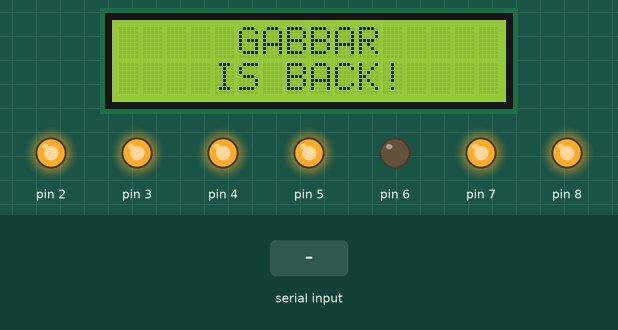
Recording of a sketch running on a simulated Arduino Mega 2560, built with avr-gcc and run on an emulated ATmega2560. On the bench: 16×2 character LCD, output pins drawn as LEDs (lit = HIGH). The test bench sets the inputs (shaded band). Storage starts empty; the audio player accepts every command and is not drawn; what the sketch prints to the serial monitor is not drawn.

Above: at 1.2 s.
1.3 s: "*Gabbar let's party" received over Serial
At 2.3 s:
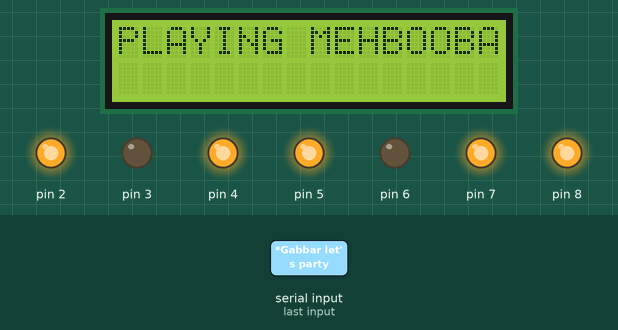
4.3 s: "*Gabbar lights on" received over Serial
At 7.1 s:
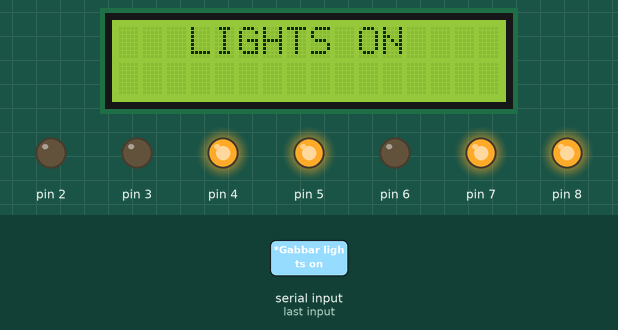
7.3 s: "*Gabbar turn on fan" received over Serial
At 9.1 s:
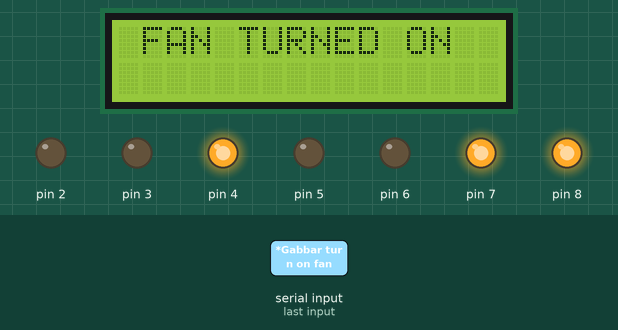
9.4 s: "*Gabbar stop" received over Serial
At 10.3 s:
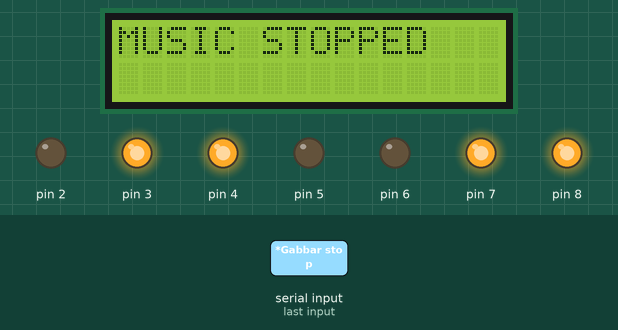
11.0 s: "*Gabbar turn off fan" received over Serial
At 12.2 s:
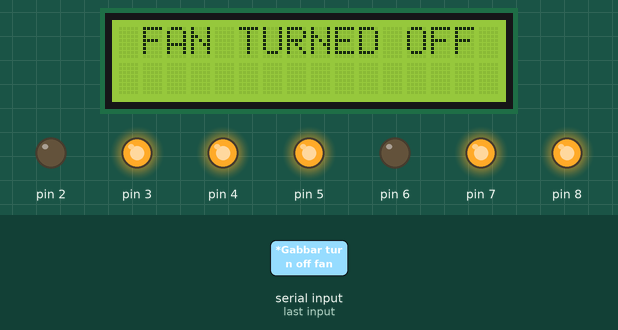
Timing chart, 0 to 13.7 s (numbered marks = the images above; inputs shaded):
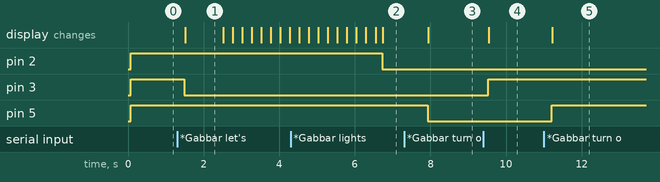

The sketch:

GabbarVoiceAssistant.ino
```cpp
//GABBAR - A Voice Assistant [B7-6CSE07]

#include <Wire.h>
#include <LiquidCrystal_I2C.h>
#include <SD.h>
#include <TMRpcm.h>
#include <SPI.h>

#define SD_ChipSelectPin 53

TMRpcm sound;
LiquidCrystal_I2C lcd(0x27,16,2);

String voice;

void setup()
{
  Serial.begin(9600);

  sound.speakerPin=11;

  lcd.init(); //initialize
  lcd.backlight();  //turns on backlight
  lcd.setCursor(5,0);
  lcd.print("GABBAR");
  lcd.setCursor(4,1);
  lcd.print("IS BACK!");

  for(int i=2;i<=8;i++)
  {
    pinMode(i,OUTPUT);
  }

  for(int i=2;i<=5;i++)
  {
    digitalWrite(i,HIGH);
  }
  digitalWrite(7,HIGH); //5V for thermistor sensor
  digitalWrite(8,HIGH); //5V for sd card module

    if (!SD.begin(SD_ChipSelectPin))
   {
    Serial.println("SD fail");
    return;   // don't do anything more if not
   }
  else
  {
    Serial.println("SD ok");
  }
   sound.play((char*)"intro.wav");

}

void loop()
{
  while (Serial.available()){ //Check if there is an available byte to read
     delay(10); //Delay added to make thing stable
    char c = Serial.read(); //Conduct a serial read
    if (c == '#') {break;} //Exit the loop when the # is detected after the word
    voice += c; //Shorthand for voice = voice + c
  }

  if (voice.length() > 0)
  ////////////////////////////////////////////////////////////////////
  {
    if(voice == "*Gabbar lights on"){           //Voice Command to ON Relay 01
      digitalWrite(2, LOW);   //Relay 01 ON
      lcd.clear();
      lcd.setCursor(3,0);
      lcd.print("LIGHTS ON");
      delay(1000);
      }

    else if(voice ==  "*Gabbar let's party") {     //Voice Command to ON Relay 03
      digitalWrite(3, LOW);   //Relay 02 ON
      sound.play((char*)"mehbooba.wav");
      sound.volume(5);
      lcd.clear();
      lcd.setCursor(0,0);
      lcd.print("PLAYING MEHBOOBA");
      delay(1000);
      for (int positionCounter = 0; positionCounter < 16; positionCounter++) {
      // scroll one position left:
      lcd.scrollDisplayLeft();
      // wait a bit:
      delay(250);
      }
      lcd.print("PLAYING MEHBOOBA");
    }

    else if(voice ==  "*Ham Kare to Kare kya bole to Bole kya") {     //Voice Command to ON Relay 03
      digitalWrite(3, LOW);   //Relay 02 ON
      sound.play((char*)"modi.wav");
      sound.volume(5);
      lcd.clear();
      lcd.setCursor(0,0);
      lcd.print("WAH MODIJI WAH!!");
      /*lcd.setCursor(5,1);
      lcd.print("WAH!!!");*/
      delay(1000);
    }

    else if(voice =="*Gabbar show the temperature")
    {
      digitalWrite(4, LOW);   //Relay 03 ON
      lcd.clear();
      temperature();
    }

    else if(voice == "*Gabbar turn on fan") {     //Voice Command to ON Relay 04
      digitalWrite(5, LOW); //Relay 04 ON
      lcd.clear();
      lcd.setCursor(1,0);
      lcd.print("FAN TURNED ON");
      delay(1000);//Relay 04 ON
    }


    ////////////////////////////////////////////////////////////////////

    else if(voice == "*Gabbar turn off light") {      //Voice Command to OFF Relay 01
      digitalWrite(2, HIGH);   //Relay 01 OFF
      lcd.clear();
      lcd.setCursor(3,0);
      lcd.print("LIGHTS OFF");
      delay(1000);

    }

    else if(voice =="*Gabbar stop")
    {
      digitalWrite(3, HIGH);   //Relay 02 OFF
      sound.disable();
      lcd.clear();
      lcd.print("MUSIC STOPPED");
    }

    else if(voice == "*Gabbar clear temperature") {      //Voice Command to OFF Relay 02
      digitalWrite(4, HIGH);   //Relay 03 OFF
      lcd.clear();
      lcd.setCursor(4,0);
      lcd.print("CLEARED");
      delay(1000);

    }
    else if(voice == "*Gabbar turn off fan") {      //Voice Command to OFF Relay 02
      digitalWrite(5, HIGH);   //Relay 04 OFF
      lcd.clear();
      lcd.setCursor(1,0);
      lcd.print("FAN TURNED OFF");

    }

    ////////////////////////////////////////////////////////////////////

    else if(voice == "*Gabbar turn all devices on") {      //Voice Command to ON all Relays
      switchallon();                //All Relays ON
      lcd.clear();
      temperature();
      sound.play((char*)"mehbooba.wav");
      sound.volume(5);

    }
    else if(voice == "*Gabbar turn all devices off") {      //Voice Command to OFF all Relays
      switchalloff();               //All Relays OFF
      sound.disable();
      lcd.clear();
      lcd.setCursor(3,0);
      lcd.print("POWER DOWN");
      delay(1000);
    }

  voice=""; //Reset the variable after initiating
  }
}
    ////////////////////////////////////////////////////////////////////////

void switchalloff()               //Function for turning OFF all relays
{
  for(int i=2;i<=5;i++)
  {
    digitalWrite(i,HIGH);
  }
}

void switchallon()                //Function for turning ON all relays
{
 for(int i=2;i<=5;i++)
 {
  digitalWrite(i,LOW);
 }
}

void temperature()
{
int Vo;
float R1 = 10000;
float logR2, R2, T;
float c1 = 1.009249522e-03, c2 = 2.378405444e-04, c3 = 2.019202697e-07;

  Vo = analogRead(A0);
  R2 = R1 * (1023.0 / (float)Vo - 1.0);
  logR2 = log(R2);
  T = (1.0 / (c1 + c2*logR2 + c3*logR2*logR2*logR2));
  T = T - 273.15;
  int f = (T * 9.0)/ 5.0 + 32.0;

  lcd.setCursor(0,0);
  lcd.print("Temp:");
  lcd.setCursor(6,0); //0th row, 6th column coz the previous5 is already occupied for "Temp:"
  lcd.print(T);
  lcd.setCursor(11,0);
  lcd.print(" C");
}
```

Measured:
- after the input at 1.3 s, pin 3: HIGH → LOW after 0.19 s; the display: changes after 0.22 s (image 1)
- after the input at 4.3 s, pin 2: HIGH → LOW after 2.4 s; the display: first differs from a run without the input after 2.4 s (image 2)
- after the input at 7.3 s, pin 5: HIGH → LOW after 0.62 s; the display: changes after 0.64 s (image 3)
- after the input at 9.4 s, pin 3: LOW → HIGH after 0.12 s; the display: changes after 0.14 s (image 4)
- after the input at 11.0 s, pin 5: LOW → HIGH after 0.20 s; the display: changes after 0.22 s (image 5)
- what the display in image 1 shows lasts 1.0 s, from 1.5 s to 2.5 s
